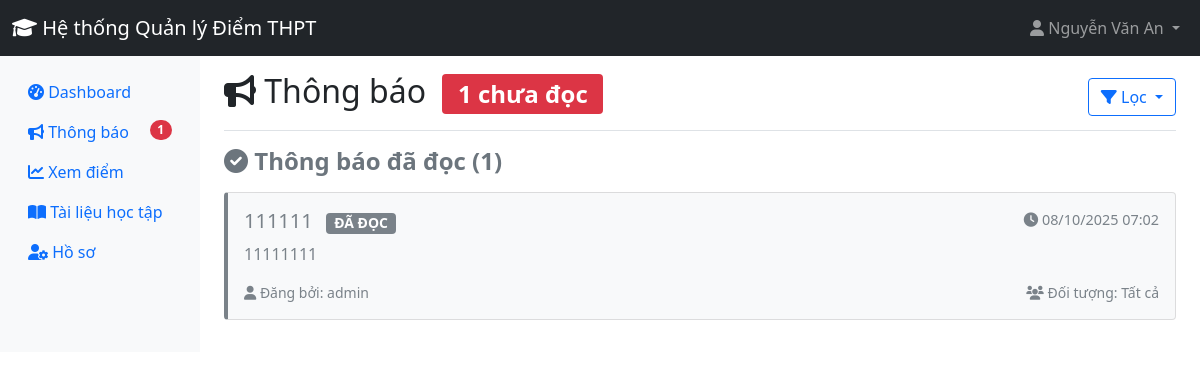
The page /student/announcements.php?filter=read (signed in) on the database its author committed.
### tables this page shows
CREATE TABLE `announcement_views` (
  `id` int(11) NOT NULL,
  `announcement_id` int(11) DEFAULT NULL,
  `user_id` int(11) DEFAULT NULL,
  `viewed_at` timestamp NOT NULL DEFAULT current_timestamp()
);

CREATE TABLE `announcements` (
  `id` int(11) NOT NULL,
  `title` varchar(255) NOT NULL,
  `content` text NOT NULL,
  `author_id` int(11) NOT NULL,
  `target_audience` enum('all','teachers','students') DEFAULT 'all',
  `created_at` timestamp NOT NULL DEFAULT current_timestamp(),
  `is_active` tinyint(1) DEFAULT 1,
  `expires_at` datetime DEFAULT NULL
);

CREATE TABLE `users` (
  `id` int(11) NOT NULL,
  `username` varchar(50) NOT NULL,
  `password` varchar(255) NOT NULL,
  `role` enum('admin','teacher','student') NOT NULL,
  `full_name` varchar(100) NOT NULL,
  `email` varchar(100) DEFAULT NULL,
  `phone` varchar(20) DEFAULT NULL,
  `created_at` timestamp NOT NULL DEFAULT current_timestamp(),
  `status` enum('active','inactive') DEFAULT 'active',
  `teacher_type` enum('homeroom','subject') DEFAULT 'subject'
);

### student/announcements.php (the view, shortened to what this page needs)
<?php
require_once '../includes/config.php';
$student_id = $_SESSION['user_id'];
$filter = $_GET['filter'] ?? 'all';
$filter_condition = "";
if ($filter === 'unread') {
    $filter_condition = "AND av.id IS NULL";
} elseif ($filter === 'read') {
    $filter_condition = "AND av.id IS NOT NULL";
}
$stmt = $pdo->prepare("
    SELECT a.*, u.full_name as author_name,
           av.viewed_at,
           CASE WHEN av.viewed_at IS NOT NULL THEN 1 ELSE 0 END AS is_read
    FROM announcements a
    JOIN users u ON a.author_id = u.id
    LEFT JOIN announcement_views av
        ON a.id = av.announcement_id AND av.user_id = ?
    WHERE (a.target_audience = 'all' OR a.target_audience = 'students')
      AND a.is_active = TRUE
      $filter_condition
    ORDER BY
        is_read ASC,
        a.created_at DESC
");
$stmt->execute([$student_id]);
$announcements = $stmt->fetchAll();
?>
<!DOCTYPE html>
<html lang="vi">
<head>
    <link href="https://cdn.jsdelivr.net/npm/bootstrap@5.1.3/dist/css/bootstrap.min.css" rel="stylesheet">
    <link href="https://cdnjs.cloudflare.com/ajax/libs/font-awesome/6.0.0/css/all.min.css" rel="stylesheet">
</head>
<body>
    <?php include '../includes/header.php'; ?>
    <div class="container-fluid">
        <div class="row">
            <?php include 'sidebar.php'; ?>
            <main class="col-md-9 ms-sm-auto col-lg-10 px-md-4">
                <div class="d-flex justify-content-between flex-wrap flex-md-nowrap align-items-center pt-3 pb-2 mb-3 border-bottom">
                    <h1 class="h2">
                        <i class="fas fa-bullhorn"></i> Thông báo
                        <?php if ($total_unread > 0): ?>
                            <span class="badge bg-danger ms-2" id="newCountBadge"><?php echo $total_unread; ?> chưa đọc</span>
                        <?php endif; ?>
                    </h1>
                    <div class="btn-group">
                        <button type="button" class="btn btn-outline-primary dropdown-toggle" data-bs-toggle="dropdown">
                            <i class="fas fa-filter"></i> Lọc
                        </button>
                    </div>
                </div>
                <?php if (empty($announcements)): ?>
                    <div class="alert alert-info text-center py-5">
                        <i class="fas fa-bullhorn fa-3x mb-3 text-muted"></i>
                        <h4>Không có thông báo nào</h4>
                        <p class="text-muted">Hiện tại không có thông báo nào dành cho bạn.</p>
                    </div>
                <?php else: ?>
                    <?php
                    $read_announcements = array_filter($announcements, function($a) { return $a['is_read']; });
                    ?>
                    <?php if (!empty($read_announcements)): ?>
                        <div>
                            <h4 class="section-title text-secondary">
                                <i class="fas fa-check-circle"></i>
                                Thông báo đã đọc (<?php echo count($read_announcements); ?>)
                            </h4>
                            <div class="row">
                                <?php foreach ($read_announcements as $announcement): ?>
                                    <?php
                                    $preview_content = strip_tags($announcement['content']);
                                    ?>
                                    <div class="col-12 mb-3">
                                        <div class="card announcement-card read-announcement"
                                             data-bs-toggle="modal"
                                             data-bs-target="#announcementModal"
                                             data-announcement-id="<?php echo $announcement['id']; ?>"
                                             data-is-read="1">
                                            <div class="card-body">
                                                <div class="d-flex justify-content-between align-items-start mb-2">
                                                    <div>
                                                        <h5 class="card-title mb-0 text-muted">
                                                            <?php echo htmlspecialchars($announcement['title']); ?>
                                                            <span class="badge bg-secondary status-badge ms-2">ĐÃ ĐỌC</span>
                                                        </h5>
                                                    </div>
                                                    <small class="announcement-date">
                                                        <i class="fas fa-clock"></i>
                                                        <?php echo date('d/m/Y H:i', strtotime($announcement['created_at'])); ?>
                                                    </small>
                                                </div>
                                                <p class="card-text announcement-preview mb-3">
                                                    <?php echo htmlspecialchars($preview_content); ?>
                                                </p>
                                                <div class="d-flex justify-content-between align-items-center">
                                                    <small class="text-muted">
                                                        <i class="fas fa-user"></i>
                                                        Đăng bởi: <?php echo htmlspecialchars($announcement['author_name']); ?>
                                                    </small>
                                                    <small class="text-muted">
                                                        <i class="fas fa-users"></i>
                                                        Đối tượng:
                                                        <?php
                                                        $audience_labels = [
                                                            'all' => 'Tất cả',
                                                            'teachers' => 'Giáo viên',
                                                            'students' => 'Học sinh'
                                                        ];
                                                        echo $audience_labels[$announcement['target_audience']];
                                                        ?>
                                                    </small>
                                                </div>
                                            </div>
                                        </div>
                                    </div>
                                <?php endforeach; ?>
                            </div>
                        </div>
                    <?php endif; ?>
                <?php endif; ?>
            </main>
        </div>
    </div>
</body>
</html>

### student/announcements.php (style rules this page uses)
.announcement-card { border-left: 4px solid #007bff; transition: all 0.3s ease; cursor: pointer; margin-bottom: 1rem; }
.read-announcement { border-left-color: #6c757d; background-color: #f8f9fa; opacity: 0.9; }
.announcement-date { font-size: 0.9em; color: #6c757d; }
.announcement-preview { color: #6c757d; display: -webkit-box; -webkit-line-clamp: 2; -webkit-box-orient: vertical; overflow: hidden; }
.status-badge { font-size: 0.7em; padding: 0.25em 0.6em; }
.section-title { color: #495057; font-weight: 600; margin-bottom: 1rem; }

### rows shown on the page
announcement_views: announcement.title "111111", announcement.created_at "08/10/2025 07:02", announcement.content "11111111", users.full_name "admin", announcement.target_audience "Tất cả"

### other values the page prints
SITE_NAME "Hệ thống Quản lý Điểm THPT"
$_SESSION['full_name'] "Nguyễn Văn An"
$total_unread "1"
count($read_announcements) "1"
